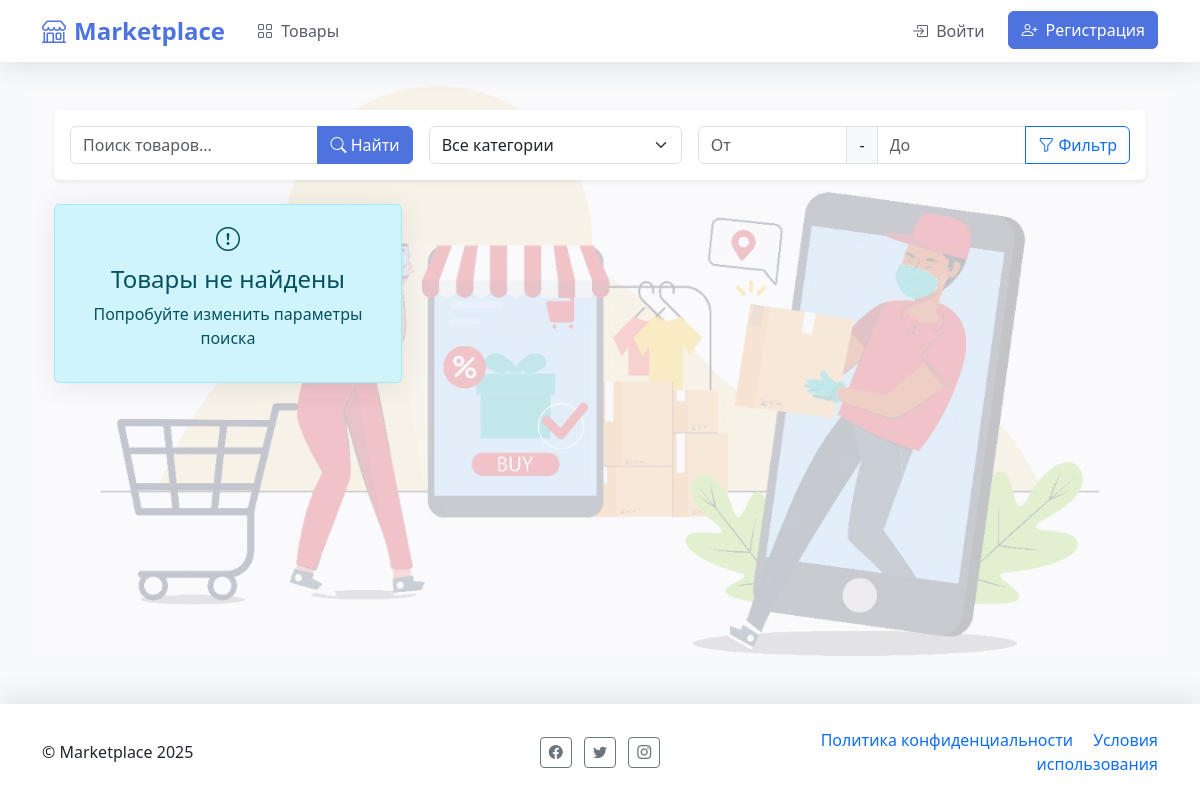
Before: /products/ with the older database file.
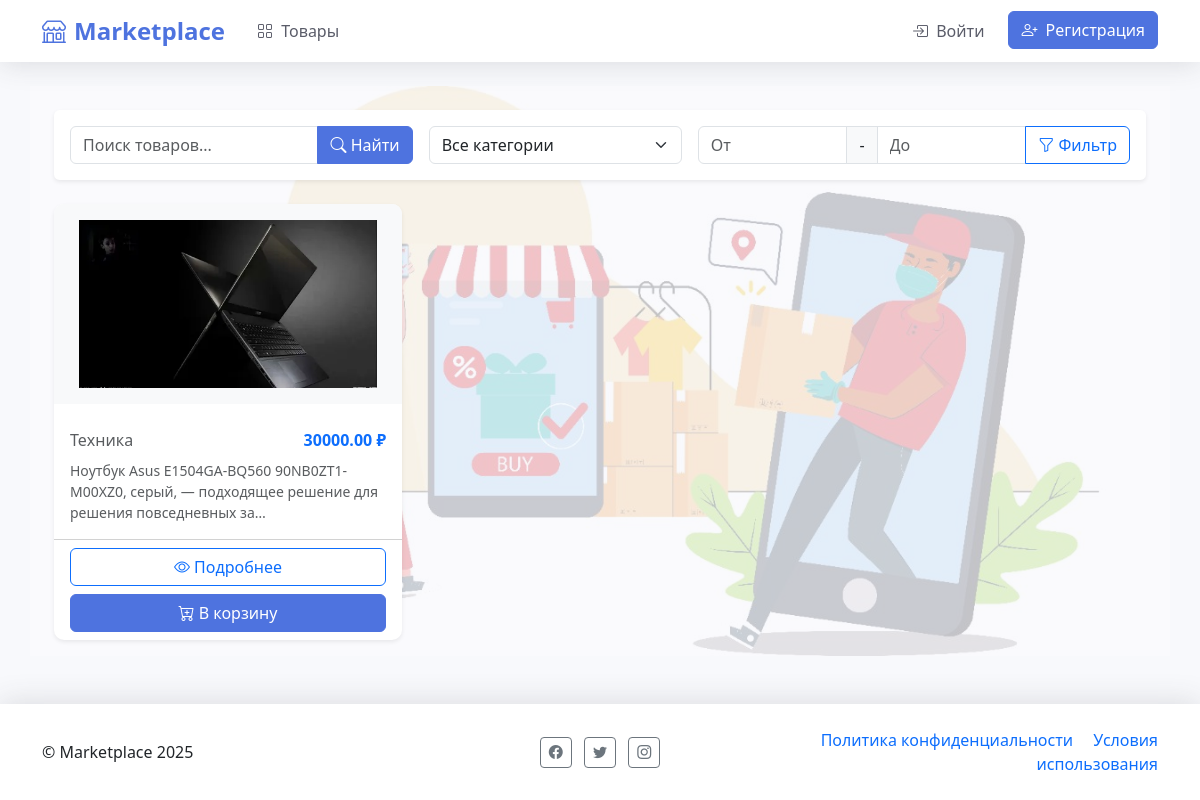
After: the same page with the newer database file.
### core/models.py (models this page shows, shortened)
class Product(models.Model):
    seller = models.ForeignKey(User, on_delete=models.CASCADE)
    category = models.ForeignKey(Category, on_delete=models.SET_NULL, null=True)
    title = models.CharField(max_length=200)
    description = models.TextField()
    price = models.DecimalField(max_digits=10, decimal_places=2)
    image = models.ImageField(upload_to='products/')
    created_at = models.DateTimeField(auto_now_add=True)
    updated_at = models.DateTimeField(auto_now=True)
    is_active = models.BooleanField(default=True)

class Category(models.Model):
    name = models.CharField(max_length=100)

### core/views.py (the view)
# urls.py: path('products/', ProductListView.as_view(), name='product-list'),
class ProductListView(ListView):
    model = Product
    template_name = 'core/product_list.html'
    context_object_name = 'products'
    paginate_by = 10
    ordering = ['-created_at']  # Сортировка по умолчанию
    def get_queryset(self):
        queryset = super().get_queryset().filter(is_active=True)
        search_query = self.request.GET.get('search')
        if search_query:
            queryset = queryset.filter(
                Q(title__icontains=search_query) |
                Q(description__icontains=search_query)
            )
        category_id = self.request.GET.get('category')
        if category_id:
            queryset = queryset.filter(category_id=category_id)
        min_price = self.request.GET.get('min_price')
        max_price = self.request.GET.get('max_price')
        if min_price:
            queryset = queryset.filter(price__gte=min_price)
        if max_price:
            queryset = queryset.filter(price__lte=max_price)
        return queryset
    def get_context_data(self, **kwargs):
        context = super().get_context_data(**kwargs)
        context['categories'] = Category.objects.all()
        return context

### cart/context_processors.py (called while the page is built)
def cart(request):
    if request.user.is_authenticated:
        cart, created = Cart.objects.get_or_create(user=request.user)
        return {'cart': cart}
    return {'cart': None}

### core/templates/core/product_list.html (shortened to what this page needs)
{% extends 'core/base.html' %}
{% block content %}
<div class="container mt-4">
    <div class="card mb-4 shadow-sm">
        <div class="card-body">
            <form method="get" class="row g-3">
                <div class="col-md-4">
                    <div class="input-group">
                        <input type="text" name="search" class="form-control"
                               placeholder="Поиск товаров..." value="{{ request.GET.search }}">
                        <button type="submit" class="btn btn-primary">
                            <i class="bi bi-search"></i> Найти
                        </button>
                    </div>
                </div>
                <div class="col-md-3">
                    <select name="category" class="form-select" onchange="this.form.submit()">
                        <option value="">Все категории</option>
                    </select>
                </div>
                <div class="col-md-5">
                    <div class="input-group">
                        <input type="number" name="min_price" class="form-control"
                               placeholder="От" value="{{ request.GET.min_price }}">
                        <span class="input-group-text">-</span>
                        <input type="number" name="max_price" class="form-control"
                               placeholder="До" value="{{ request.GET.max_price }}">
                        <button type="submit" class="btn btn-outline-primary">
                            <i class="bi bi-funnel"></i> Фильтр
                        </button>
                    </div>
                </div>
            </form>
        </div>
    </div>
    <div class="row row-cols-1 row-cols-md-2 row-cols-lg-3 g-4">
        {% for product in products %}
        <div class="col">
            <div class="card h-100 product-card shadow-sm">
                <img src="{{ product.image.url }}" class="card-img-top p-3" alt="{{ product.name }}"
                     style="height: 200px; object-fit: contain; background: #f8f9fa;">
                <div class="card-body">
                    <div class="d-flex justify-content-between align-items-center mb-2">
                        <span class="text-muted">{{ product.category.name }}</span>
                        <span class="fw-bold text-primary">{{ product.price }} ₽</span>
                    </div>
                    <p class="card-text text-muted small">{{ product.description|truncatechars:100 }}</p>
                </div>
                <div class="card-footer bg-transparent">
                    <div class="d-grid gap-2">
                        <a href="{% url 'product-detail' product.id %}" class="btn btn-outline-primary">
                            <i class="bi bi-eye"></i> Подробнее
                        </a>
                        <button class="btn btn-primary add-to-cart" data-product-id="{{ product.id }}">
                            <i class="bi bi-cart-plus"></i> В корзину
                        </button>
                    </div>
                </div>
            </div>
        </div>
        {% empty %}
        <div class="col-12">
            <div class="alert alert-info text-center">
                <i class="bi bi-exclamation-circle fs-4"></i>
                <h4 class="mt-2">Товары не найдены</h4>
                <p>Попробуйте изменить параметры поиска</p>
            </div>
        </div>
        {% endfor %}
    </div>
</div>
{% endblock %}

### core/templates/core/base.html (shortened to what this page needs)
    {% load static %}
    <!DOCTYPE html>
    <html lang="en">
    <head>
        <link href="{% static 'css/bootstrap.min.css' %}" rel="stylesheet">
        <link rel="stylesheet" href="https://cdn.jsdelivr.net/npm/bootstrap-icons@1.11.1/font/bootstrap-icons.css">
    </head>
    <body>
        <header>
            <nav class="navbar navbar-expand-lg navbar-light sticky-top">
                <div class="container">
                    <a class="navbar-brand d-flex align-items-center" href="{% url 'home' %}">
                        <i class="bi bi-shop me-2"></i>
                        Marketplace
                    </a>
                    <div class="collapse navbar-collapse" id="navbarNav">
                        <ul class="navbar-nav me-auto">
                            <li class="nav-item">
                                <a class="nav-link" href="{% url 'product-list' %}">
                                    <i class="bi bi-grid me-1"></i> Товары
                                </a>
                            </li>
                        </ul>
                        <ul class="navbar-nav">
                            {% if user.is_authenticated %}
                            <li class="nav-item dropdown">
                                <a class="nav-link dropdown-toggle" href="#" id="navbarDropdown" role="button" data-bs-toggle="dropdown">
                                    <i class="bi bi-person-circle me-1"></i> Профиль
                                </a>
                                <ul class="dropdown-menu dropdown-menu-end">
                                    <li><a class="dropdown-item" href="{% url 'profile' %}">
                                        <i class="bi bi-person me-2"></i> Мой профиль
                                    </a></li>
                                    <li><hr class="dropdown-divider"></li>
                                    <li><form method="post" action="{% url 'logout' %}" class="d-inline">
                                        {% csrf_token %}
                                        <button type="submit" class="dropdown-item text-danger">
                                            <i class="bi bi-box-arrow-right me-2"></i> Выйти
                                        </button>
                                    </form></li>
                                </ul>
                            </li>
                            {% else %}
                            <li class="nav-item">
                                <a class="nav-link" href="{% url 'login' %}">
                                    <i class="bi bi-box-arrow-in-right me-1"></i> Войти
                                </a>
                            </li>
                            <li class="nav-item">
                                <a class="btn btn-primary ms-2" href="{% url 'register' %}">
                                    <i class="bi bi-person-plus me-1"></i> Регистрация
                                </a>
                            </li>
                            {% endif %}
                        </ul>
                    </div>
                </div>
            </nav>
        </header>
        <main class="container my-4 position-relative">
            <img src="{% static 'media/wallpaper.jpg' %}"
            alt="Фон"
            class="position-absolute top-0 start-0 w-100 h-auto object-fit-cover opacity-25"
            style="z-index: -1;">
            {% block content %}
            {% endblock %}
        </main>
        <footer class="py-4">
            <div class="container">
                <div class="row align-items-center">
                    <div class="col-lg-4 text-lg-start">
                        &copy; Marketplace {% now "Y" %}
                    </div>
                    <div class="col-lg-4 my-3 my-lg-0 text-center">
                        <a href="#" class="btn btn-outline-secondary btn-sm mx-1"><i class="bi bi-facebook"></i></a>
                        <a href="#" class="btn btn-outline-secondary btn-sm mx-1"><i class="bi bi-twitter"></i></a>
                        <a href="#" class="btn btn-outline-secondary btn-sm mx-1"><i class="bi bi-instagram"></i></a>
                    </div>
                    <div class="col-lg-4 text-lg-end">
                        <a href="#" class="text-decoration-none me-3">Политика конфиденциальности</a>
                        <a href="#" class="text-decoration-none">Условия использования</a>
                    </div>
                </div>
            </div>
        </footer>
    </body>
    </html>

### core/templates/core/base.html (style rules this page uses)
:root { --primary-color: #4e73df; --secondary-color: #f8f9fa; --accent-color: #2e59d9; --dark-color: #5a5c69; }
body { display: flex; flex-direction: column; min-height: 100vh; background-color: #f8f9fc; }
.navbar { box-shadow: 0 0.15rem 1.75rem 0 rgba(58, 59, 69, 0.15); background: white !important; }
.navbar-brand { font-weight: 700; color: var(--primary-color) !important; font-size: 1.5rem; }
.nav-link { font-weight: 500; color: var(--dark-color) !important; padding: 0.5rem 1rem !important; transition: all 0.3s; }
main { flex: 1; padding-bottom: 2rem; }
footer { box-shadow: 0 -0.15rem 1.75rem 0 rgba(58, 59, 69, 0.15); background: white !important; }
.btn-primary { background-color: var(--primary-color); border-color: var(--primary-color); }
.card { border: none; border-radius: 0.35rem; box-shadow: 0 0.15rem 1.75rem 0 rgba(58, 59, 69, 0.1); transition: transform 0.3s, box-shadow 0.3s; }

### core/templates/core/product_list.html (style rules this page uses)
.product-card { transition: all 0.3s ease; border-radius: 10px; overflow: hidden; border: none; }
.card-img-top { transition: all 0.3s ease; }

Changed rows visible on the page:
added Product: image (picture), category.name "Техника", price "30000.00", description "Ноутбук Asus E1504GA-BQ560 90NB0ZT1-M00XZ0, серый, — подходящее решение для решения повседневных за…"
Other visible differences:
text no longer shown: "Товары не найдены Попробуйте изменить параметры поиска"
